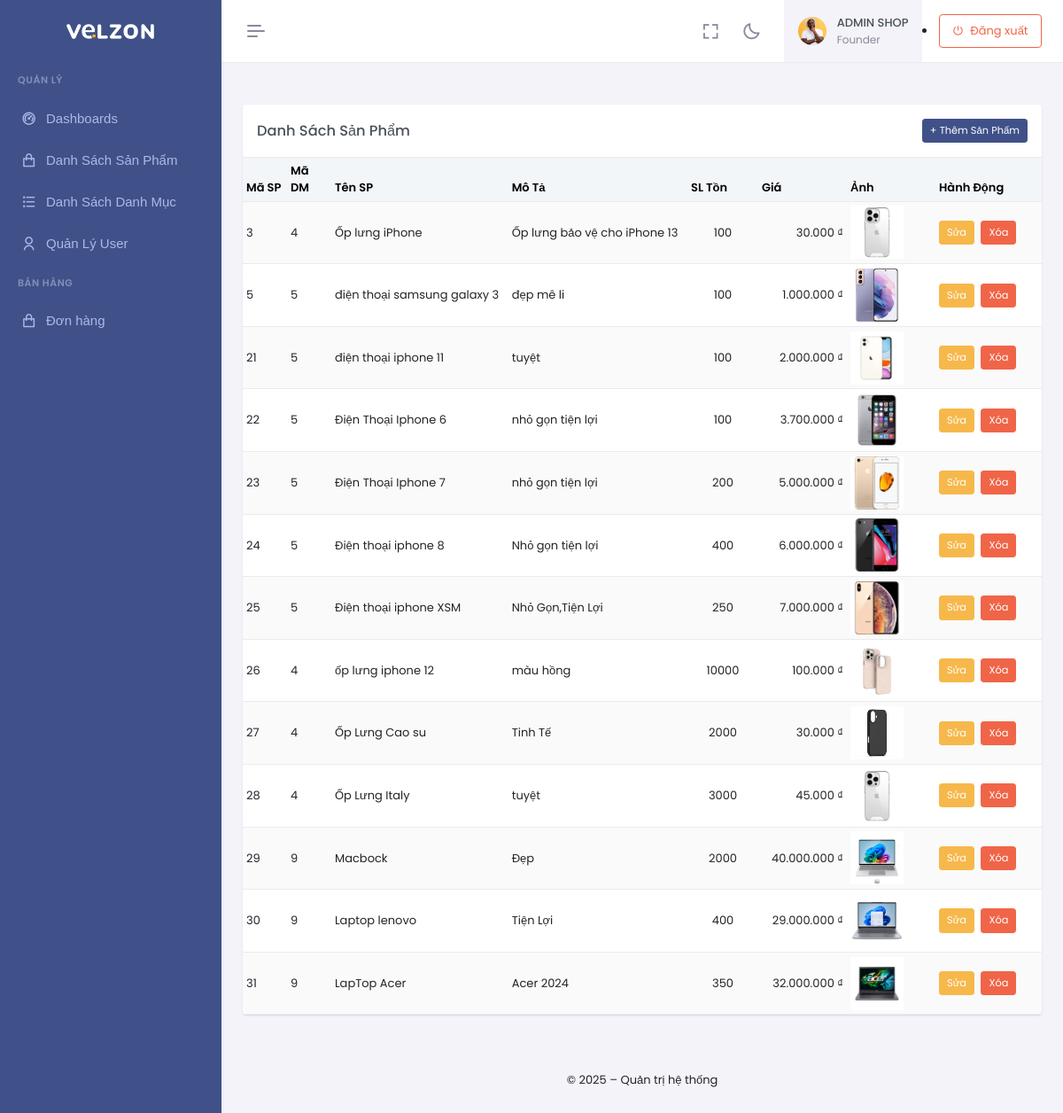
The app's page /admin/index.php?act=product-list (signed in) with its own data.
### tables this page shows
CREATE TABLE `sanpham` (
  `MaSanPham` int(11) NOT NULL,
  `MaDanhMuc` int(11) NOT NULL,
  `TenSanPham` varchar(150) NOT NULL,
  `MoTa` text DEFAULT NULL,
  `Gia` decimal(15,2) NOT NULL,
  `SoLuongTon` int(11) NOT NULL DEFAULT 0,
  `AnhDaiDien` varchar(255) DEFAULT NULL,
  `NgayTao` datetime DEFAULT current_timestamp()
);

### admin/controllers/ProductController.php (called while the page is built, shortened)
<?php
class ProductController
{
    private $productModel;
    public function __construct()
    {
        $this->productModel = new ProductModel();
    }
    public function index()
    {
        $products = $this->productModel->get_list();
        require __DIR__ . '/../views/layouts/layouts_top.php';
        require __DIR__ . '/../views/Product/list.php';
        require __DIR__ . '/../views/layouts/layout_bottom.php';
    }
}

### admin/index.php (called while the page is built, shortened)
<?php
require_once '../commons/function.php';
require_once 'controllers/ProductController.php';
require_once 'controllers/OrderController.php';
match ($act) {
    'auth-register' => (new AuthController())->register(),
    'auth-login'    => (new AuthController())->login(),
    'auth-logout'   => (new AuthController())->logout(),
    'dashboard'     => (new DashboardController())->index(),
    'product-list'   => (new ProductController())->index(),
    'product-add'    => (new ProductController())->add(),
    'product-edit'   => (new ProductController())->edit(),
    'product-delete' => (new ProductController())->delete(),
    'category-list'   => (new CategoryController())->index(),
    'category-add'    => (new CategoryController())->add(),
    'category-edit'   => (new CategoryController())->edit(),
    'category-delete' => (new CategoryController())->delete(),
    'user-list'   => (new UserController())->index(),
    'user-add'    => (new UserController())->add(),
    'user-edit'   => (new UserController())->edit(),
    'user-delete' => (new UserController())->delete(),
    'order-list' => (new OrderController($pdo))->index(),
    'order-detail' => (new OrderController($pdo))->detail(),
    default => (new DashboardController())->index(),
};

### commons/function.php (called while the page is built)
<?php
function connectDB() {
    $host = DB_HOST;
    $port = DB_PORT;
    $dbname = DB_NAME;
    try {
        $conn = new PDO("mysql:host=$host;port=$port;dbname=$dbname", DB_USERNAME, DB_PASSWORD);
        $conn->setAttribute(PDO::ATTR_ERRMODE, PDO::ERRMODE_EXCEPTION);
        $conn->setAttribute(PDO::ATTR_DEFAULT_FETCH_MODE, PDO::FETCH_ASSOC);
        return $conn;
    } catch (PDOException $e) {
        echo ("Connection failed: " . $e->getMessage());
    }
}

### admin/models/ProductModel.php (called while the page is built, shortened)
<?php
class ProductModel{
  private $conn;
  public function __construct() {
    $this->conn = connectDB();
  }
  public function get_list(){
      $sql = "SELECT
                  MaSanPham,
                  MaDanhMuc,
                  TenSanPham,
                  MoTa,
                  Gia,
                  SoLuongTon,
                  AnhDaiDien,
                  NgayTao
              FROM sanpham";
      $data = $this->conn->prepare($sql);
      $data->execute();
      return $data->fetchAll(PDO::FETCH_ASSOC);
  }
}

### admin/views/Product/list.php (the view)
<div class="container-fluid py-4">
  <div class="card">
    <div class="card-header d-flex justify-content-between align-items-center">
      <h5 class="mb-0">Danh Sách Sản Phẩm</h5>
      <a href="index.php?act=product-add" class="btn btn-primary btn-sm">+ Thêm Sản Phẩm</a>
    </div>
    <div class="card-body p-0">
      <div class="table-responsive">
        <table class="table table-striped table-hover table-sm align-middle mb-0">
          <thead class="table-light">
            <tr>
              <th style="width: 50px;">Mã SP</th>
              <th style="width: 50px;">Mã DM</th>
              <th>Tên SP</th>
              <th>Mô Tả</th>
              <th style="width: 80px;">SL Tồn</th>
              <th style="width: 100px;">Giá</th>
              <th style="width: 100px;">Ảnh</th>
              <th style="width: 120px;">Hành Động</th>
            </tr>
          </thead>
          <tbody>
            <?php foreach($products as $p): ?>
            <tr>
              <td><?= $p['MaSanPham'] ?></td>
              <td><?= $p['MaDanhMuc'] ?></td>
              <td><?= htmlspecialchars($p['TenSanPham']) ?></td>
              <td><?= htmlspecialchars($p['MoTa']) ?></td>
              <td class="text-center"><?= $p['SoLuongTon'] ?></td>
              <td class="text-end"><?= number_format($p['Gia'],0,',','.') ?> ₫</td>
              <td>
                <?php if (!empty($p['AnhDaiDien'])): ?>
                  <img src="uploads/<?= rawurlencode($p['AnhDaiDien']) ?>"
                       style="max-width:60px; max-height:60px; object-fit:cover;">
                <?php endif; ?>
              </td>
              <td>
                <a href="index.php?act=product-edit&id=<?= $p['MaSanPham'] ?>"
                   class="btn btn-sm btn-warning me-1">Sửa</a>
                <a href="index.php?act=product-delete&id=<?= $p['MaSanPham'] ?>"
                   onclick="return confirm('Xác nhận xóa?')"
                   class="btn btn-sm btn-danger">Xóa</a>
              </td>
            </tr>
            <?php endforeach; ?>
          </tbody>
        </table>
      </div>
    </div>
  </div>
</div>

### records on screen
sanpham: MaSanPham "3", MaDanhMuc "4", TenSanPham "Ốp lưng iPhone", MoTa "Ốp lưng bảo vệ cho iPhone 13", SoLuongTon "100", Gia "30.000", AnhDaiDien (picture)
sanpham: MaSanPham "5", MaDanhMuc "5", TenSanPham "điện thoại samsung galaxy 3", MoTa "đẹp mê li", SoLuongTon "100", Gia "1.000.000", AnhDaiDien (picture)
sanpham: MaSanPham "21", MaDanhMuc "5", TenSanPham "điện thoại iphone 11", MoTa "tuyệt", SoLuongTon "100", Gia "2.000.000", AnhDaiDien (picture)
sanpham: MaSanPham "22", MaDanhMuc "5", TenSanPham "Điện Thoại Iphone 6", MoTa "nhỏ gọn tiện lợi", SoLuongTon "100", Gia "3.700.000", AnhDaiDien (picture)
sanpham: MaSanPham "23", MaDanhMuc "5", TenSanPham "Điện Thoại Iphone 7", MoTa "nhỏ gọn tiện lợi", SoLuongTon "200", Gia "5.000.000", AnhDaiDien (picture)
sanpham: MaSanPham "24", MaDanhMuc "5", TenSanPham "Điện thoại iphone 8", MoTa "Nhỏ gọn tiện lợi", SoLuongTon "400", Gia "6.000.000", AnhDaiDien (picture)
sanpham: MaSanPham "25", MaDanhMuc "5", TenSanPham "Điện thoại iphone XSM", MoTa "Nhỏ Gọn,Tiện Lợi", SoLuongTon "250", Gia "7.000.000", AnhDaiDien (picture)
sanpham: MaSanPham "26", MaDanhMuc "4", TenSanPham "ốp lưng iphone 12", MoTa "màu hồng", SoLuongTon "10000", Gia "100.000", AnhDaiDien (picture)
sanpham: MaSanPham "27", MaDanhMuc "4", TenSanPham "Ốp Lưng Cao su", MoTa "Tinh Tế", SoLuongTon "2000", Gia "30.000", AnhDaiDien (picture)
sanpham: MaSanPham "28", MaDanhMuc "4", TenSanPham "Ốp Lưng Italy", MoTa "tuyệt", SoLuongTon "3000", Gia "45.000", AnhDaiDien (picture)
sanpham: MaSanPham "29", MaDanhMuc "9", TenSanPham "Macbock", MoTa "Đẹp", SoLuongTon "2000", Gia "40.000.000", AnhDaiDien (picture)
sanpham: MaSanPham "30", MaDanhMuc "9", TenSanPham "Laptop lenovo", MoTa "Tiện Lợi", SoLuongTon "400", Gia "29.000.000", AnhDaiDien (picture)
sanpham: MaSanPham "31", MaDanhMuc "9", TenSanPham "LapTop Acer", MoTa "Acer 2024", SoLuongTon "350", Gia "32.000.000", AnhDaiDien (picture)
